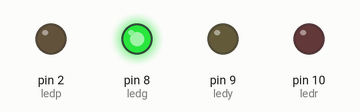
Simulated run of this sketch. Board: Arduino Uno, built with avr-gcc and run on an emulated ATmega328P. Parts: output pins drawn as LEDs (lit = HIGH).

Above: at 0.5 s.
At 1.5 s:
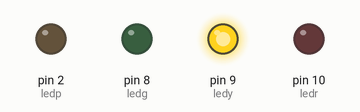
At 2.5 s:
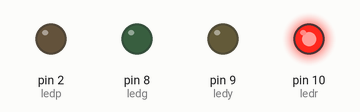
At 3.5 s:
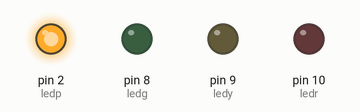
Timing chart, 0 to 5.3 s (numbered marks = the images above):
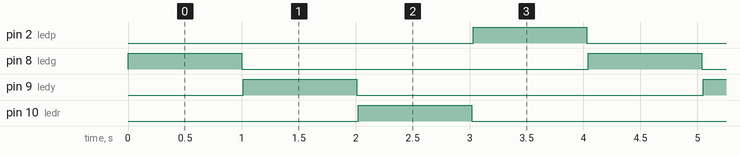

The sketch:

projet1.ino
```cpp
int ledg = 8;
int ledy = 9;
int ledr = 10;
int ledp = 2;

void setup()
{
    pinMode(ledg, OUTPUT);
    pinMode(ledy, OUTPUT);
    pinMode(ledr, OUTPUT);
    pinMode(ledp, OUTPUT);
}

void loop()
{

    digitalWrite(ledg, HIGH);
    delay(1000); // Wait for 1000 millisecond(s)
    digitalWrite(ledg, LOW);
    delay(10); // Wait for 1000 millisecond(s)

    digitalWrite(ledy, HIGH);
    delay(1000); // Wait for 1000 millisecond(s)
    digitalWrite(ledy, LOW);
    delay(10); // Wait for 1000 millisecond(s)

    digitalWrite(ledr, HIGH);
    delay(1000); // Wait for 1000 millisecond(s)
    digitalWrite(ledr, LOW);
    delay(10); // Wait for 1000 millisecond(s)

    digitalWrite(ledp, HIGH);
    delay(1000); // Wait for 1000 millisecond(s)
    digitalWrite(ledp, LOW);
    delay(10); // Wait for 1000 millisecond(s)
}
```

Measured:
- by itself, pin 2 (ledp), pin 8 (ledg), pin 9 (ledy), pin 10 (ledr): alternates HIGH for 1.0 s and LOW for 3.0 s
- by itself, everything shown: repeats every 4.0 s, in 8 steps
